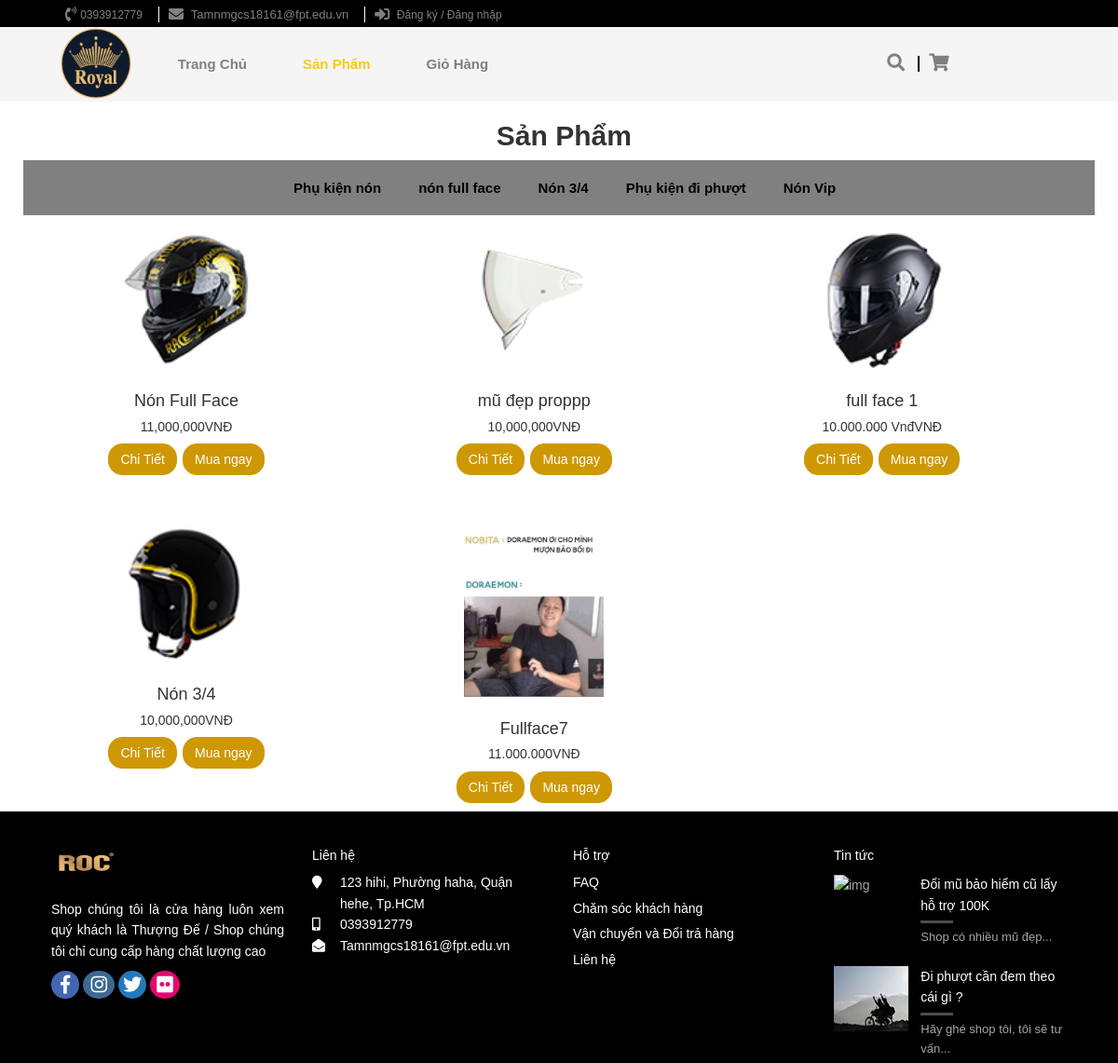
The page /font-end/sanpham.php on the database its author committed.
### tables this page shows
CREATE TABLE `category` (
  `cateID` int(10) UNSIGNED NOT NULL,
  `cateName` varchar(50) NOT NULL,
  `isShow` varchar(10) NOT NULL,
  `createDate` date DEFAULT current_timestamp(),
  `modifyDate` date DEFAULT current_timestamp()
);

CREATE TABLE `product` (
  `proID` int(10) UNSIGNED NOT NULL,
  `proImage` varchar(200) DEFAULT NULL,
  `proCateID` int(10) UNSIGNED NOT NULL,
  `proName` varchar(50) NOT NULL,
  `proDesc` text NOT NULL,
  `proMadeIn` varchar(50) DEFAULT NULL,
  `proCost` varchar(100) DEFAULT NULL,
  `number` varchar(100) DEFAULT NULL,
  `isShow` varchar(10) NOT NULL,
  `createDate` date DEFAULT current_timestamp(),
  `modifyDate` date DEFAULT current_timestamp()
);

### font-end/sanpham.php (the view, shortened to what this page needs)
<!DOCTYPE html>
<html lang="vi">
<head>
    <link rel="stylesheet" href="./libs/fontawesome-free-5.15.4/css/all.min.css">
    <link rel="stylesheet" href="https://maxcdn.bootstrapcdn.com/bootstrap/4.0.0/css/bootstrap.min.css">
    <link rel="stylesheet" href="https://maxcdn.bootstrapcdn.com/bootstrap/3.4.1/css/bootstrap.min.css">
    <link rel="stylesheet" href="./sanpham.css">
    <link rel="stylesheet" href="https://use.fontawesome.com/releases/v5.7.0/css/all.css">
</head>
<body>
    <div class="container-fluid top-mot">
        <div class="row top-mot-content">
            <div class="col-12 top-bar">
                <ul>
                    <li>
                        <a href="tel:0935036595">
                            <i class="fas fa-phone-volume" style="font-size:16px; color: grey;line-height:30px;"></i>
                            <span style="font-size: 12px; vertical-align:1px;">0393912779</span>
                        </a>
                    </li>
                    <li class="top-bar-1">
                        <a href="#">
                            <i class="fas fa-envelope" style="font-size: 16px; color: grey; line-height:30px ;"></i>
                            <span style="font-size: 13px; vertical-align:1px;">&nbsp;Tamnmgcs18161@fpt.edu.vn</span>
                        </a>
                    </li>
                    <li class="top-bar-1">
                        <a href="./user/sign-up.php">
                            <i class="fas fa-sign-in-alt" style="font-size: 16px; color: grey; line-height:30px"></i>
                            <span style="font-size: 12px; vertical-align:1px;">&nbsp;Đăng ký / Đăng nhập</span>
                        </a>
                    </li>
                </ul>
            </div>
        </div>
    </div>
    <header>
        <div class="container-fluid top-hai">
            <div class="row top-hai-content">
                <div class="col-1 top-hai-item ">
                    <img src="img/logo.png" style="padding-left:25px; max-height: 76px;border-radius: 40%; display: block; width: auto; margin-top: 1px;">
                </div>
                <div class="col-9 top-haidrop-item ">
                    <ul>
                        <li><a href="./home.php">Trang Chủ</a></li>
                        <li><a style="color: rgba(243, 199, 3, 0.924);" href="./sanpham.php">Sản Phẩm</a></li>
                        <li><a href="#">Giỏ Hàng</a></li>
                    </ul>
                </div>
                <div class="col-2  top-hai-item-icon">
                    <ul>
                        <li>
                            <a href="#">
                                <i class="fa fa-search" style="font-size: 19px; line-height: 60px;"></i>
                            </a>
                        </li>
                        <li class="cart">
                            <a href="#">
                                <i class="fa fa-shopping-cart" style="font-size: 19px; line-height:70px;"></i>
                            </a>
                        </li>
                    </ul>
                </div>
            </div>
        </div>
    </header>
    <section>
        <div class="container-fluid">
            <div class="row" style="text-align: center; margin-left:44%;">
                <h2><strong>Sản Phẩm</strong></h2>
            </div>
            <div class="row product2">
                <?php
                include "./connect_data.php";
                $sql = "SELECT * FROM category WHERE isShow = 'checked'";
                $result = $conn->query($sql);
                echo "<ul>";
                while ($row = mysqli_fetch_assoc($result)) {
                ?>
                    <li><a href="list-in-sanpham.php?view=list&cateID=<?php echo $row["cateID"]; ?>"><?php echo $row['cateName']; ?></a></li>
                <?php
                }
                echo "</ul>";
                ?>
            </div>
            <div class="now product3">
                <?php
                $sql = "SELECT * FROM product WHERE isShow = 'checked'";
                $query =  $conn->query($sql);
                while ($row = mysqli_fetch_assoc($query)) {
                ?>
                    <div class="col-12 col-sm-6 col-md-4 p-2">
                        <div class="img-center">
                            <div class="text-center">
                                <img style="width:150px;" src="<?php echo ( "../back-end/imgAdd/" . $row["proImage"]); ?>" />
                            </div>
                            <div class="caption">
                                <h4><?php echo $row["proName"]; ?></h4>
                                <h5><?php echo $row["proCost"]; ?>VNĐ</h5>
                                <button class=" btn btn-costs"><a href="Detail-sanpham.php?view=detail&proID=<?php echo $row["proID"]; ?>">Chi Tiết</a></button>
                                <button class=" btn Buy"><a href="cart.php?view=cart&proID=<?php echo $row["proID"] ?>">Mua ngay</a></button>
                            </div>
                        </div>
                    </div>
                <?php
                }
                ?>
            </div>
        </div>
    </section>
    <footer class="container-fluid">
        <div class="container-fluid">
            <div class="row">
                <div class="col-lg-3 block-c-1">
                    <img src="./img/logo2.png" alt="logo" width="70px" height="50px">
                    <p>Shop chúng tôi là cửa hàng luôn xem quý khách là Thượng Đế / Shop chúng tôi chỉ cung cấp hàng chất lượng cao</p>
                    <i class="fab fa-facebook-f" style="background-color: #4267B2; padding: 5px 10px"></i>
                    <i class="fab fa-instagram" style="background-color: #3b6994; padding: 5px 8px;"></i>
                    <i class="fab fa-twitter" style="background-color: #2478ba; padding: 5px 5px;"></i>
                    <i class="fab fa-flickr" style="background-color: #e5086f; padding: 5px 7px;"></i>
                </div>
                <div class="col-lg-3 block-c-2">
                    <h5 style="color: #fff; margin-bottom: 10px;">Liên hệ</h5>
                    <div class="row">
                        <div class="col-lg-1"><i class="fa fa-map-marker"></i></div>
                        <div class="col-lg-10">123 hihi, Phường haha, Quận hehe, Tp.HCM</div>
                    </div>
                    <div class="row">
                        <div class="col-lg-1"><i class="fas fa-mobile-alt"></i></div>
                        <div class="col-lg-10">0393912779</div>
                    </div>
                    <div class="row">
                        <div class="col-lg-1"><i class="fa fa-envelope-open"></i></div>
                        <div class="col-lg-10">Tamnmgcs18161@fpt.edu.vn</div>
                    </div>
                </div>
                <div class="col-lg-3 block-c-3">
                    <h5 style="margin-bottom: 10px;">Hỗ trợ</h5>
                    <p>FAQ</p>
                    <p>Chăm sóc khách hàng</p>
                    <p>Vận chuyển và Đổi trả hàng</p>
                    <p>Liên hệ</p>
                </div>
                <div class="col-lg-3 block-c-4">
                    <h5 style="margin-bottom: 12px; padding-top:-43px;">Tin tức</h5>
                    <div class="row">
                        <div class="col-lg-4">
                            <img src="./img/blog1.png" alt="img">
                        </div>
                        <div class="col-lg-8">
                            <p class="sup">Đổi mũ bảo hiểm cũ lấy hỗ trợ 100K</p>
                            <div class="divider"></div>
                            <p class="sub">Shop có nhiều mũ đẹp...</p>
                        </div>
                    </div>
                    <div class="row" style="margin-top: 20px;">
                        <div class="col-lg-4">
                            <img src="./img/blog3.jpg" alt="img">
                        </div>
                        <div class="col-lg-8">
                            <p class="sup">Đi phượt cần đem theo cái gì ?</p>
                            <div class="divider"></div>
                            <p class="sub">Hãy ghé shop tôi, tôi sẽ tư vấn...</p>
                        </div>
                    </div>
                </div>
            </div>
        </div>
    </footer>
</body>
</html>

### rows shown on the page
category: cateName "Phụ kiện nón"
category: cateName "nón full face"
category: cateName "Nón 3/4"
category: cateName "Phụ kiện đi phượt"
category: cateName "Nón Vip"
product: proImage (picture), proName "Nón Full Face", proCost "11,000,000"
product: proImage (picture), proName "mũ đẹp proppp", proCost "10,000,000"
product: proImage (picture), proName "full face 1", proCost "10.000.000 Vnđ"
product: proImage (picture), proName "Nón 3/4", proCost "10,000,000"
product: proImage (picture), proName "Fullface7", proCost "11.000.000"
